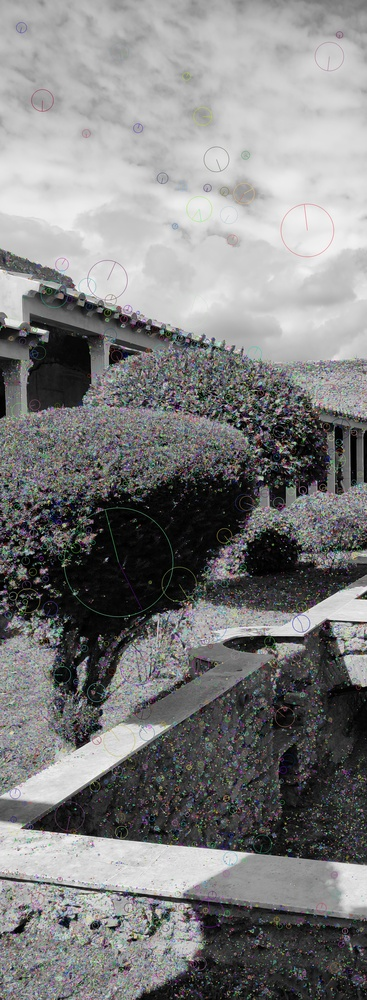
#> input picture out/sift_points-0.jpg, 367 x 1000 px, shrunk from 1467 x 3999 before the run; its folder holds 3 pictures in this run
$ python main.py --images out
#> lines starting #> are read from the running program, lines starting #| are printed output that depends on the picture
import imutils
from imutils import paths
import argparse
import cv2

# Python SIFT Tutorial
# https://docs.opencv.org/4.x/da/df5/tutorial_py_sift_intro.html
# https://techtutorialsx.com/2018/06/02/python-opencv-converting-an-image-to-gray-scale/
# https://docs.opencv.org/4.x/dc/dc3/tutorial_py_matcher.html

# construct the argument parser and parse the arguments
from matplotlib import pyplot as plt

ap = argparse.ArgumentParser()
ap.add_argument("-i", "--images", type=str, required=True, help="path to input directory of images to stitch")
args = vars(ap.parse_args())

images = []

def load_images():
    global images
    # grab arguments
    print("[INFO] loading images...")
    imagePaths = sorted(list(paths.list_images(args["images"])))

    # load images
    for imagePath in imagePaths:
        image = cv2.imread(imagePath)
#> image is the input picture: shape (1000, 367, 3); mean B, G, R 126.5, 126.4, 126.3
        images.append(image)

def draw_keypoints():
    i = 0

    keypoint_imgs = []
    keypoints = []

    for image in images:
        gray = cv2.cvtColor(image, cv2.COLOR_BGR2GRAY)
        sift = cv2.SIFT_create()

        kp = sift.detect(gray, None)

        image = cv2.drawKeypoints(gray, kp, image)
        img = cv2.drawKeypoints(gray, kp, image, flags=cv2.DRAW_MATCHES_FLAGS_DRAW_RICH_KEYPOINTS)

        keypoint_imgs.append(img)
        keypoints.append(kp)

        cv2.imwrite(f'./out/sift_points-{i}.jpg', img)
        i += 1


def match_keypoints():

    # In the first step multiple images can be used - this only uses the first and the second image
    # I assumed this would be sufficient

    print("[INFO] match images...")
    img1 = cv2.cvtColor(images[0], cv2.COLOR_BGR2GRAY)
    img2 = cv2.cvtColor(images[1], cv2.COLOR_BGR2GRAY)

    # Initiate SIFT detector
    sift = cv2.SIFT_create()

    # find the keypoints and descriptors with SIFT
    kp1, des1 = sift.detectAndCompute(img1, None)
    kp2, des2 = sift.detectAndCompute(img2, None)

    # BFMatcher with default params
    bf = cv2.BFMatcher()
    matches = bf.knnMatch(des1, des2, k=2)

    # Apply ratio test
    good = []
    for m, n in matches:
        if m.distance < 0.75 * n.distance:
            good.append([m])

    # cv.drawMatchesKnn expects list of lists as matches.
    img = cv2.drawMatchesKnn(img1, kp1, img2, kp2, good, None, flags=cv2.DrawMatchesFlags_NOT_DRAW_SINGLE_POINTS)

    plt.imshow(img)
    plt.show()

    cv2.imwrite(f'./out/matched-image.jpg', img)


def stitch_images():
    global images

    print("[INFO] stitching images...")
    stitcher = cv2.createStitcher() if imutils.is_cv3() else cv2.Stitcher_create()
    (status, stitched) = stitcher.stitch(images)
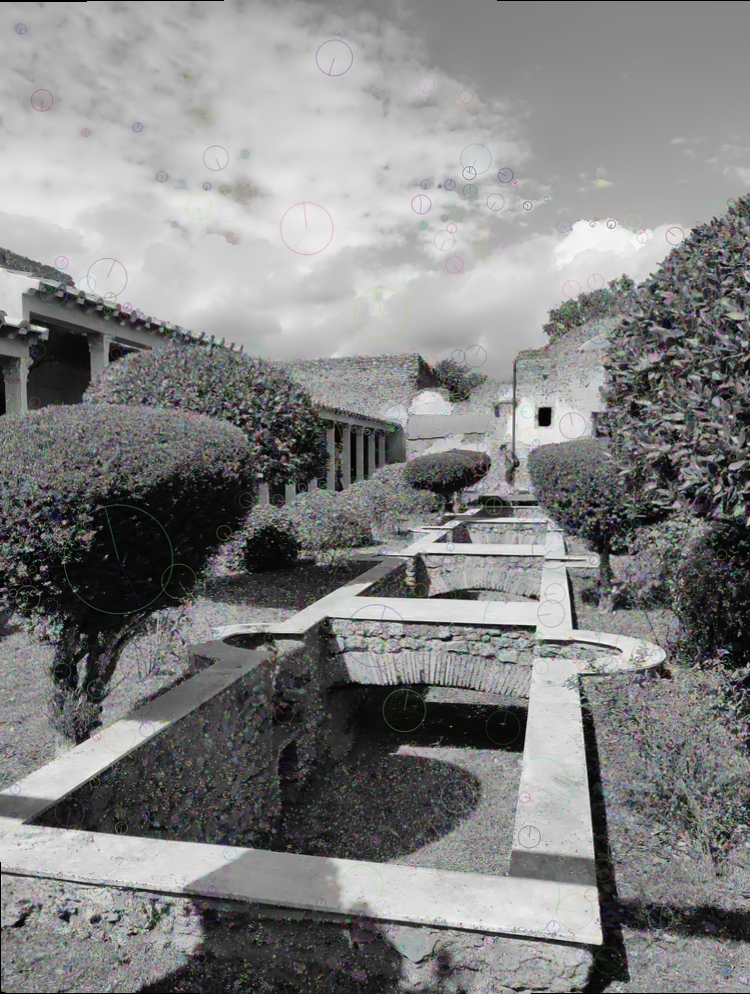
#> stitched: shape (994, 750, 3); mean of channels 0, 1, 2 130.3, 130.4, 130.3; drawn as B, G, R
#> status = 0

    # if the status is '0', then OpenCV successfully performed image
    if status == 0:
        cv2.imwrite('./out/result.png', stitched)
        cv2.waitKey(0)

        draw_keypoints()
#> the loop in draw_keypoints, `for image in images:` made 3 passes
#> pass 1, in draw_keypoints, `image = cv2.drawKeypoints(gray, kp, image)`:
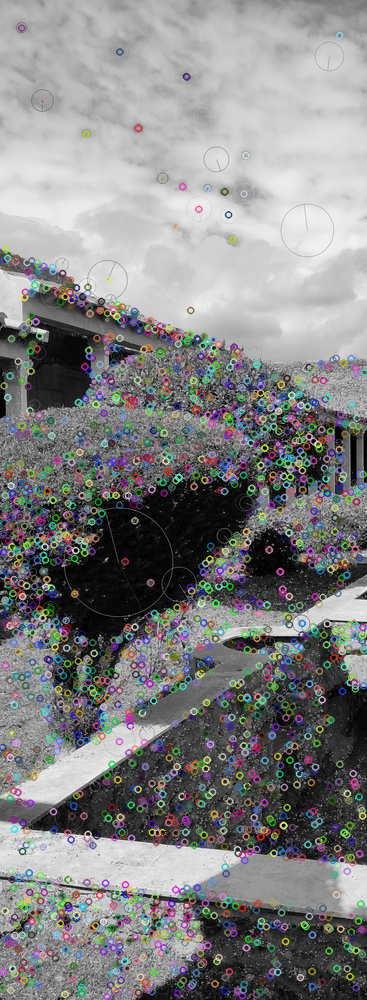
#> image: shape (1000, 367, 3); mean B, G, R 130.8, 130.7, 130.4
#> pass 1, in draw_keypoints, `img = cv2.drawKeypoints(gray, kp, image, flags=cv2.DRAW_MATCHES_FLAGS_..`:
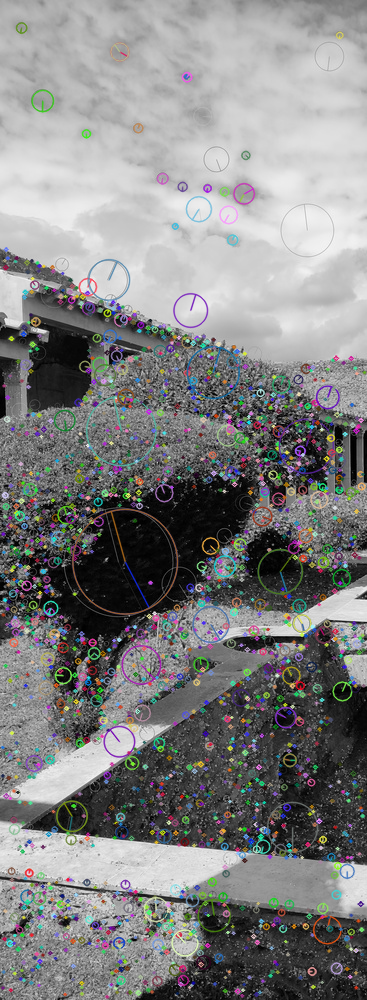
#> img: shape (1000, 367, 3); mean B, G, R 129.5, 129.5, 129.3
#> after the loop in draw_keypoints, `for image in images:`:
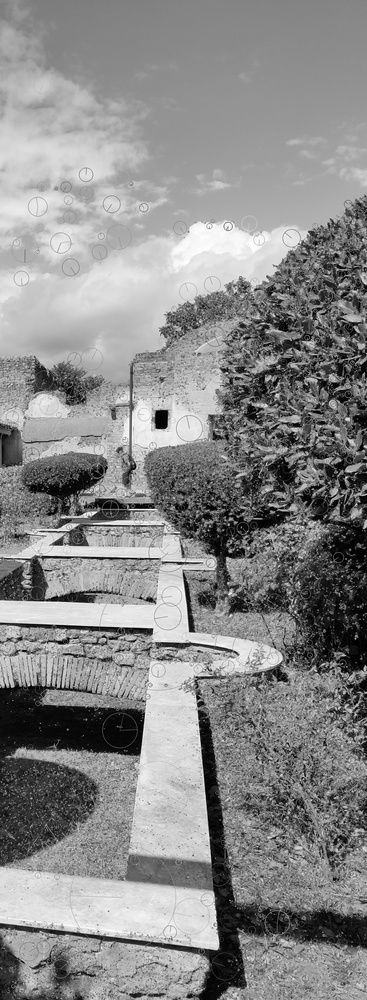
#> gray: shape (1000, 367); min 0, max 255, mean 137.2
#> after the loop in draw_keypoints, `for image in images:`: i = 3; keypoint_imgs = 3 items
        match_keypoints()
#> in match_keypoints, `img1 = cv2.cvtColor(images[0], cv2.COLOR_BGR2GRAY)`:
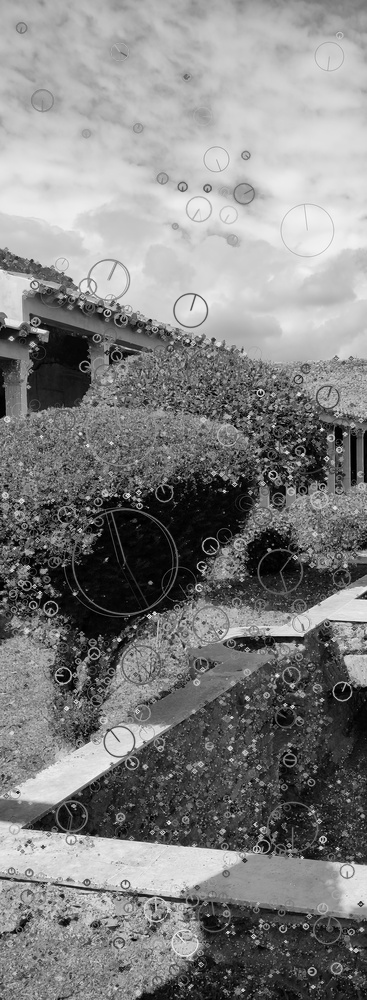
#> img1: shape (1000, 367); min 0, max 251, mean 129.4
#> in match_keypoints, `img2 = cv2.cvtColor(images[1], cv2.COLOR_BGR2GRAY)`:
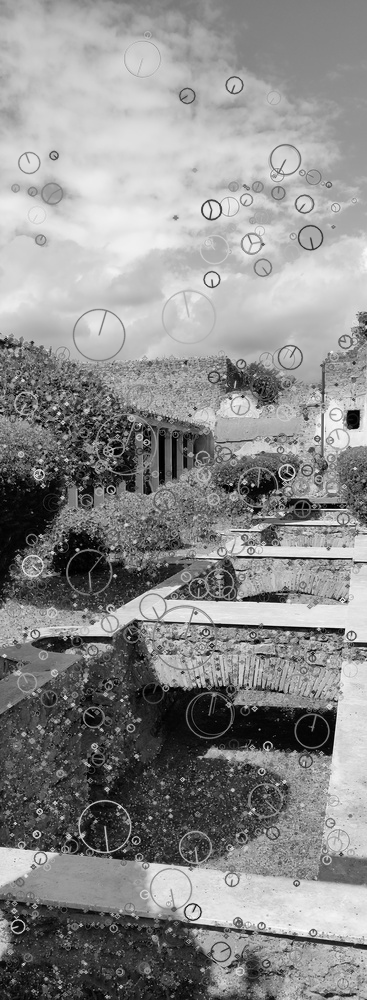
#> img2: shape (1000, 367); min 0, max 255, mean 139.7
#> in match_keypoints, `kp1, des1 = sift.detectAndCompute(img1, None)`: kp1 = 2957 keypoints; strongest (x, y, size): (18, 792, 2), (228, 932, 2), (224, 491, 2.2), (322, 429, 2.3)
#> in match_keypoints, `kp2, des2 = sift.detectAndCompute(img2, None)`: kp2 = 2786 keypoints; strongest (x, y, size): (352, 419, 11), (253, 485, 2.3), (77, 549, 2.3), (115, 576, 2.2)
#> in match_keypoints, `matches = bf.knnMatch(des1, des2, k=2)`: matches = 2957 matches
#> after the loop in match_keypoints, `for m, n in matches:`: good = 43 matches
#> in match_keypoints, `img = cv2.drawMatchesKnn(img1, kp1, img2, kp2, good, None, flags=cv2.D..`:
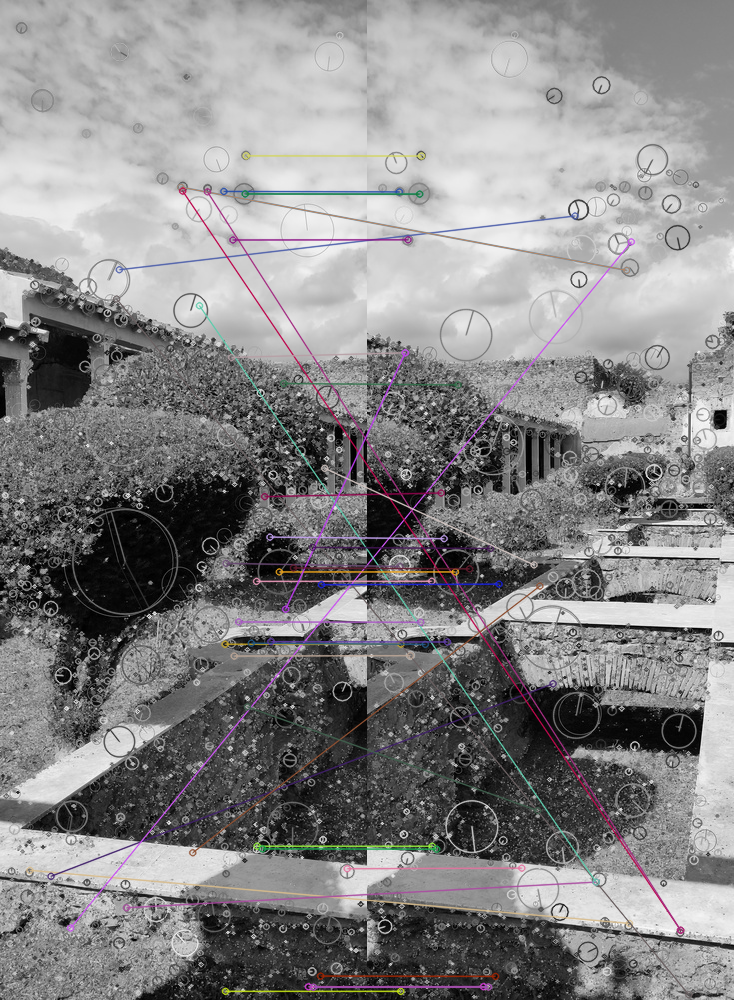
#> img: shape (1000, 734, 3); mean of channels 0, 1, 2 134.9, 134.2, 135.2; drawn as B, G, R

    else:
        print("[INFO] image stitching failed ({})".format(status))

if __name__ == '__main__':
    load_images()
    stitch_images()
